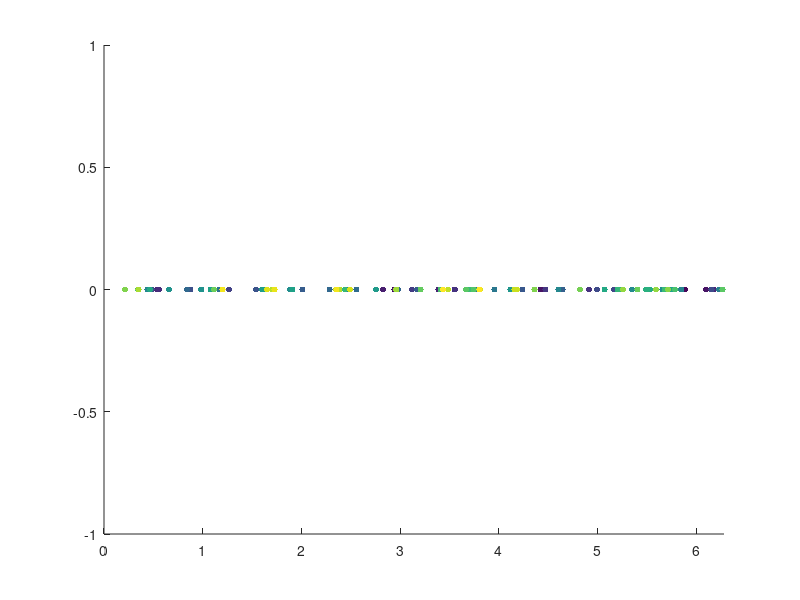

MATLAB code for this plot: (Note: this script raises an error after producing the figure.)
clear all
close all

h = figure;
axis tight manual % this ensures that getframe() returns a consistent size
filename = 'testAnimated2.gif';

dE=[0];
dKE=[0];
dUE=[0];

L=2*pi;%Length
me=9.10938356*10^-31;%Mass of electron
DT=.5;%DeltaT
NT=50;%Iterations
NTOUT=25;%Not used???
NG=32;%Number of Grid Points
N=100;%Particles
WP=1;
QM=-1;
V0=0.0;
VT=0.0;
XP1=1;
V1=0.0;
mode=1;
Q=WP^2/(QM*N/L);
rho_back=-Q*N/L;
dx=L/NG;%Delta X

%color
c=linspace(1,10,N);

% initial loading for the 2 Stream instability
%xp=linspace(0,L-L/N,N)';
xp=L*rand(N,1)
yp=linspace(0,0,N)';
vp=VT*randn(N,1);
pm=[1:N]';pm=1-2*mod(pm,2);
vp=vp+pm.*V0;
% Perturbation
vp=vp+V1*sin(2*pi*xp/L*mode);
xp=xp+XP1*(L/N)*sin(2*pi*xp/L*mode);
p=1:N;p=[p p];
un=ones(NG-1,1);
Poisson=spdiags([un -2*un un],[-1 0 1],NG-1,NG-1)
% Main computational cycle
for it=1:NT
% update xp
scatter(xp,yp,20,c,'filled') 
axis([0 2*pi -1 1])
    drawnow 
      % Capture the plot as an image 
      frame = getframe(h); 
      im = frame2im(frame); 
      [imind,cm] = rgb2ind(im,256); 
      % Write to the GIF File 
      if it == 1 
          imwrite(imind,cm,filename,'gif', 'Loopcount',inf); 
      else 
          imwrite(imind,cm,filename,'gif','WriteMode','append'); 
      end 
xp=xp+vp*DT;
% apply bc on the particle positions
out=(xp<0); 
xp(out)=xp(out)+L;
out=(xp>=L);
xp(out)=xp(out)-L;
% projection p->g
g1=ceil(xp/dx-.5);%put on grid points
g=[g1;g1+1];%put on grid points
fraz1=1-abs(xp/dx-g1+.5);%weighting
fraz=[fraz1;1-fraz1];%weighting

% apply bc on the projection
out=(g<1);
g(out)=g(out)+NG;
out=(g>NG);
g(out)=g(out)-NG;

mat=sparse(p,g,fraz,N,NG);%matrix stating weights of each particle on each grid point
rho=full((Q/dx)*sum(mat))'+rho_back%rho of each grid point

% computing fields
Phi=Poisson\(-rho(1:NG-1)*dx^2)
Phi=[Phi;0];
Eg=([Phi(NG); Phi(1:NG-1)]-[Phi(2:NG);Phi(1)])/(2*dx);
% projection q->p and update of vp
vp=vp+mat*QM*Eg*DT;
it


%Energy test

totEn=.5*sum((vp.^2),'all')+.5*dx*sum(Eg.^2,'all');
if dE==[0]
    dE=totEn;
else
    dE=[dE;totEn];
end
totKEn=.5*sum((vp.^2),'all');
if dKE==[0]
    dKE=totKEn;
else
    dKE=[dKE;totKEn];
end
totUEn=.5*dx*sum(Eg.^2,'all');
if dUE==[0]
    dUE=totUEn;
else
    dUE=[dUE;totUEn];
end
end
figure
plot(dE)
hold on
plot(dKE)
plot(dUE)

